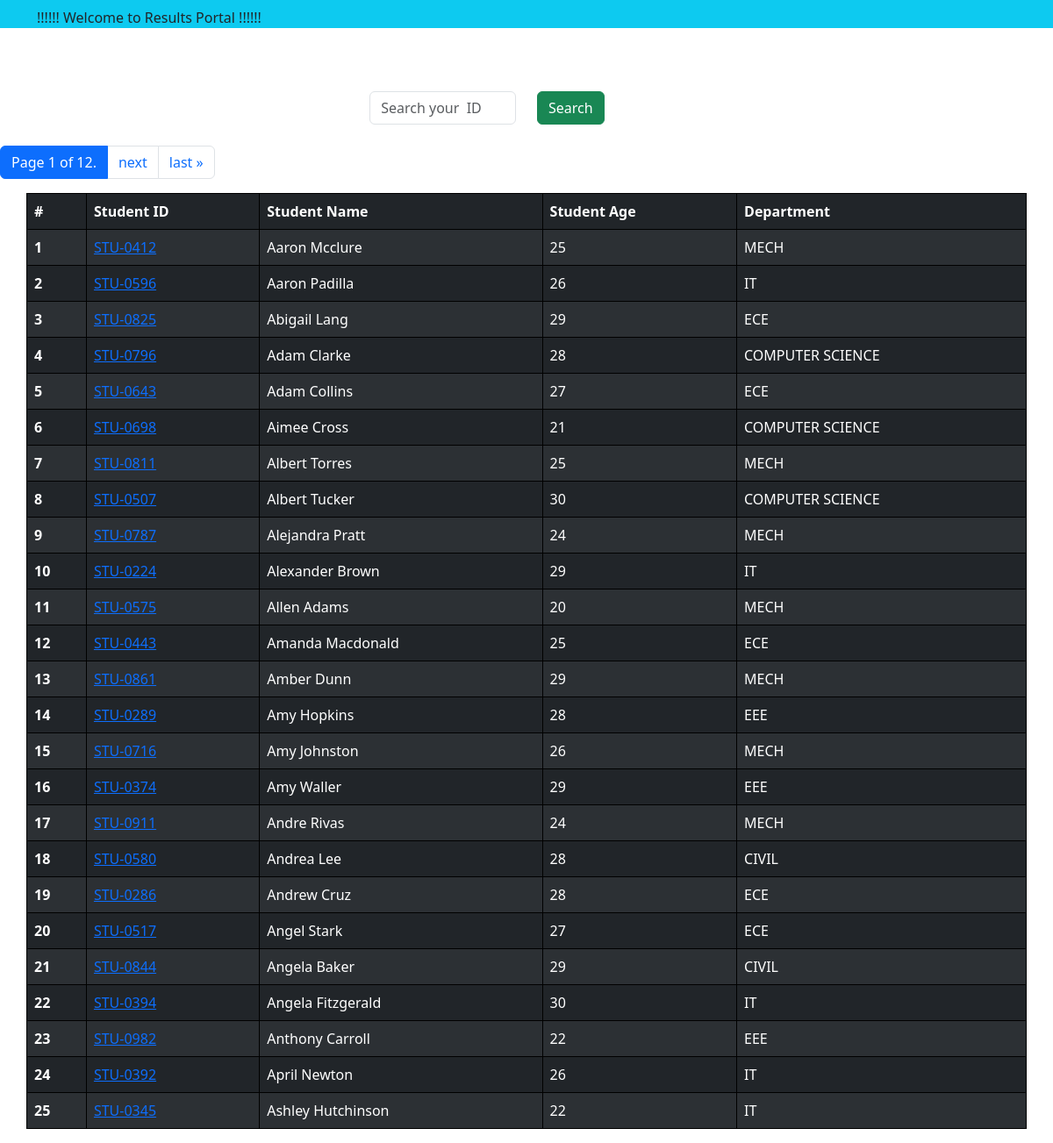
The page / on the database its author committed.
### reports/models.py (models this page shows, shortened)
class Student(models.Model):
    student_name=models.CharField(max_length=100)
    student_email=models.EmailField(unique=True)
    student_age=models.IntegerField(default=18)
    student_address=models.CharField(max_length=100)
    student_id=models.OneToOneField(StudentID,related_name='studentid',on_delete=models.CASCADE)
    department=models.ForeignKey(Department,related_name='depart',on_delete=models.CASCADE)
    class Meta:
        ordering=['student_name']
        verbose_name='student'

class StudentID(models.Model):
    student_id=models.CharField(max_length=100)
    def __str__(self) -> str:
        return self.student_id

class Department(models.Model):
    department=models.CharField(max_length=100)
    class Meta:
        ordering=['department']

### reports/views.py (the view, shortened to what this page needs)
# urls.py: path('',get_student),
def get_student(request):
    queryset=Student.objects.all()
    paginator = Paginator(queryset, 25)  # Show 25 contacts per page.
    page_number = request.GET.get("page",1)
    page_obj = paginator.get_page(page_number)
    return render(request,'reports/students.html',context={'students':page_obj})

### reports/templates/reports/students.html (shortened to what this page needs)
{% extends 'base.html' %}
{% block start %}
<br>
<div class="container mt-5 d-flex justify-content-center">
    <form method="get" class="mb-4" >
        <div class="row">
          <div class="col-md-6">
              <input type="text" name="search" class="form-control" placeholder="Search your  ID">
          </div>
          <div class="col-md-6">
              <button type="submit" class="btn btn-success">Search</button>
          </div>
        </div>
    </form>
</div>
<table class=" container table table-striped table-dark">
    <thead>
      <tr>
        <th scope="col">#</th>
        <th scope="col">Student ID</th>
        <th scope="col">Student Name</th>
        <th scope="col">Student Age</th>
        <th scope="col">Department</th>
    </thead>
    <tbody>
        {% for student in students %}
        <tr>
            <th scope="row">{{forloop.counter}}</th>
            <td>
                <a href="{% url 'see_marks' student.student_id  %}">{{student.student_id}}</a>
            </td>
            <td>{{student.student_name}}</td>
            <td>{{student.student_age}}</td>
            <td>{{student.department.department}}</td>
          </tr>
        {% endfor %}
    </tbody>
    <nav aria-label="...">
            <div class="pagination">
                <ul class="pagination">
                    <li class="page-item active">
                        <a class="page-link"><span class="sr-only">Page {{ students.number }} of {{ students.paginator.num_pages }}.</span></a>
                    </li>
                    {% if students.has_next %}
                    <li class="page-item"><a class="page-link" href="?page={{ students.next_page_number }}">next</a></li>
                    <li class="page-item"><a class="page-link" href="?page={{ students.paginator.num_pages }}">last &raquo;</a></li>
                    {% endif %}
                </ul>
            </div>
        </nav>
  </table>
{% endblock%}

### reports/templates/base.html (shortened to what this page needs)
<!DOCTYPE html>
<html lang="en">
<head>
    <link href="https://cdn.jsdelivr.net/npm/bootstrap@5.3.1/dist/css/bootstrap.min.css" rel="stylesheet">
</head>
<body>
    <ul class="nav justify-content-end bg-info pt-2">
       <div class="container">
        <marquee direction="right"
        behavior="alternate"
        >
        !!!!!! Welcome to Results Portal !!!!!!
    </marquee>
       </div>
      </ul>
    {% block start %}
    {% endblock %}
</body>
</html>

### reports/templates/base.html (style rules this page uses)
table, th, td { border: 1px solid black; border-collapse: collapse; }

### rows shown on the page
Student: student_id "STU-0412", student_name "Aaron Mcclure", student_age "25", department.department "MECH"
Student: student_id "STU-0596", student_name "Aaron Padilla", student_age "26", department.department "IT"
Student: student_id "STU-0825", student_name "Abigail Lang", student_age "29", department.department "ECE"
Student: student_id "STU-0796", student_name "Adam Clarke", student_age "28", department.department "COMPUTER SCIENCE"
Student: student_id "STU-0643", student_name "Adam Collins", student_age "27", department.department "ECE"
Student: student_id "STU-0698", student_name "Aimee Cross", student_age "21", department.department "COMPUTER SCIENCE"
Student: student_id "STU-0811", student_name "Albert Torres", student_age "25", department.department "MECH"
Student: student_id "STU-0507", student_name "Albert Tucker", student_age "30", department.department "COMPUTER SCIENCE"
Student: student_id "STU-0787", student_name "Alejandra Pratt", student_age "24", department.department "MECH"
Student: student_id "STU-0224", student_name "Alexander Brown", student_age "29", department.department "IT"
Student: student_id "STU-0575", student_name "Allen Adams", student_age "20", department.department "MECH"
Student: student_id "STU-0443", student_name "Amanda Macdonald", student_age "25", department.department "ECE"
Student: student_id "STU-0861", student_name "Amber Dunn", student_age "29", department.department "MECH"
Student: student_id "STU-0289", student_name "Amy Hopkins", student_age "28", department.department "EEE"
Student: student_id "STU-0716", student_name "Amy Johnston", student_age "26", department.department "MECH"
Student: student_id "STU-0374", student_name "Amy Waller", student_age "29", department.department "EEE"
Student: student_id "STU-0911", student_name "Andre Rivas", student_age "24", department.department "MECH"
Student: student_id "STU-0580", student_name "Andrea Lee", student_age "28", department.department "CIVIL"
Student: student_id "STU-0286", student_name "Andrew Cruz", student_age "28", department.department "ECE"
Student: student_id "STU-0517", student_name "Angel Stark", student_age "27", department.department "ECE"
Student: student_id "STU-0844", student_name "Angela Baker", student_age "29", department.department "CIVIL"
Student: student_id "STU-0394", student_name "Angela Fitzgerald", student_age "30", department.department "IT"
Student: student_id "STU-0982", student_name "Anthony Carroll", student_age "22", department.department "EEE"
Student: student_id "STU-0392", student_name "April Newton", student_age "26", department.department "IT"
Student: student_id "STU-0345", student_name "Ashley Hutchinson", student_age "22", department.department "IT"

### other values the page prints
{{ students.number }} "1"
{{ students.paginator.num_pages }} "12"
